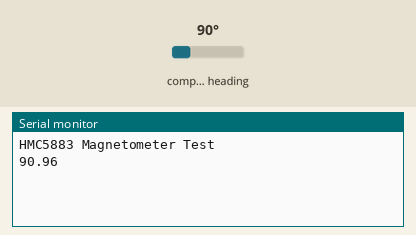
Simulated run of this sketch. Board: ESP32. Parts: the last lines printed to the serial monitor. The test bench sets the inputs (shaded band); at power-on: compass heading 90°.

Above: at 1.3 s.
1.4 s: compass heading set to 7°
At 2.7 s:
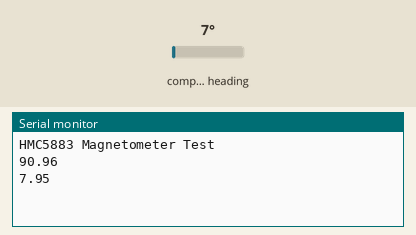
2.9 s: compass heading set to 180°
At 3.9 s:
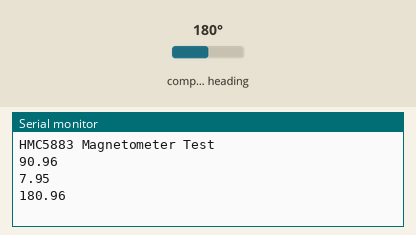
Timing chart, 0 to 5.9 s (numbered marks = the images above; inputs shaded):
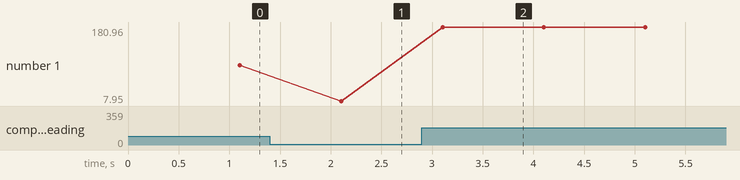

The sketch:

compass_output.ino
```cpp
#include <Wire.h>
#include <Adafruit_Sensor.h>
#include <Adafruit_HMC5883_U.h>
#include <WiFi.h>
#include <WiFiClient.h>
#include <WebServer.h>
//compasss output code


// #include "mainpage.h"
// #include "jscript.h"

/* Assign a unique ID to this sensor at the same time */
Adafruit_HMC5883_Unified mag = Adafruit_HMC5883_Unified(12345);


//For storing data as string
String text= "";

void setup(void)
{
  Serial.begin(9600);
  Serial.println("HMC5883 Magnetometer Test"); Serial.println("");

  /* Initialise the sensor */
  if(!mag.begin())
  {
    /* There was a problem detecting the HMC5883 ... check your connections */
    Serial.println("Ooops, no HMC5883 detected ... Check your wiring!");
    while(1);
  }

  //Use ESP32 as WiFi Station
  // WiFi.mode(WIFI_STA);
  // //Initiate WiFi Connection
  // WiFi.begin(ssid, password);
  // Serial.println("");
  // // Wait for connection
  // while (WiFi.status() != WL_CONNECTED) {
  //   delay(500);
  //   Serial.print(".");
  // }
  // Serial.println("");
  // Serial.print("Connected to ");
  // //Print your WiFi's SSID (might be insecure)
  // Serial.println(ssid);
  // Serial.print("IP address: ");
  // //Print your local IP address (needed for browsing the app)
  // Serial.println(WiFi.localIP());
  //  //Home page. Contents of 'page' is in mainpage.h
  // server.on("/", []() {
  //  server.send(200, "text/html", page);
  // });
  // //JavaScript! Contents of 'javascript' is in jscript.h
  // server.on("/jscript.js", []() {
  //  server.send(200, "text/javascript", javascript);
  // });
  //Page for reading data. Sensor is read in this part

  delay(100);
  /* Get a new sensor event */

  // server.send(200, "text/plain", text);

  // //start web server
  // server.begin();
  // //Just stating things
  // Serial.println("HTTP server started");
};

void loop(void)
{
  delay(1000);
  //Make the ESP32 always handle web clients
  // server.handleClient();
  sensors_event_t event;
  mag.getEvent(&event);

  // Hold the module so that Z is pointing 'up' and you can measure the heading with x&y
  // Calculate heading when the magnetometer is level, then correct for signs of axis.
  float heading = atan2(event.magnetic.y, event.magnetic.x);

  // Once you have your heading, you must then add your 'Declination Angle', which is the 'Error' of the magnetic field in your location.
  // Find yours here: http://www.magnetic-declination.com/
  // Mine is: -0* 58' W, which is ~58/60 Degrees, or (which we need) 0.0168 radians
  // If you cannot find your Declination, comment out these two lines, your compass will be slightly off.
  float declinationAngle = 0.0168;
  heading += declinationAngle;

  // Correct for when signs are reversed.
  if(heading < 0)
      heading += 2*PI;

    // Check for wrap due to addition of declination.
  if(heading > 2*PI)
     heading -= 2*PI;

  // Convert radians to degrees for readability.
  float headingDegrees = heading * 180/M_PI;
  text = (String)headingDegrees;
  Serial.println(text);
}
```

Measured:
- after the input at 1.4 s, the serial monitor: prints a new line after 0.70 s (image 1)
- after the input at 2.9 s, the serial monitor: prints a new line after 0.20 s (image 2)
- plotted number 1: 90.96 → 7.95 after the input at 1.4 s, 7.95 → 180.96 after the input at 2.9 s
